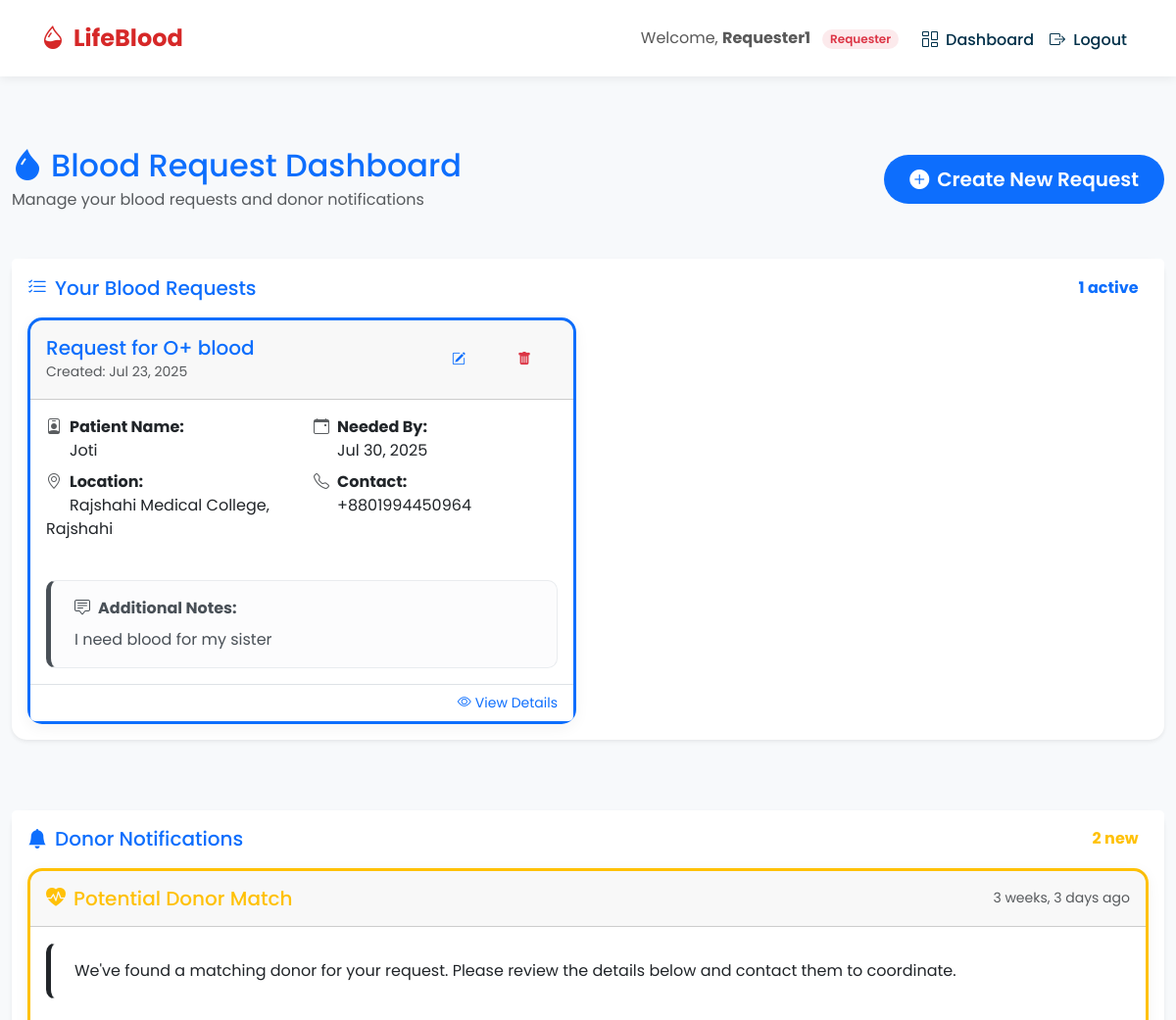
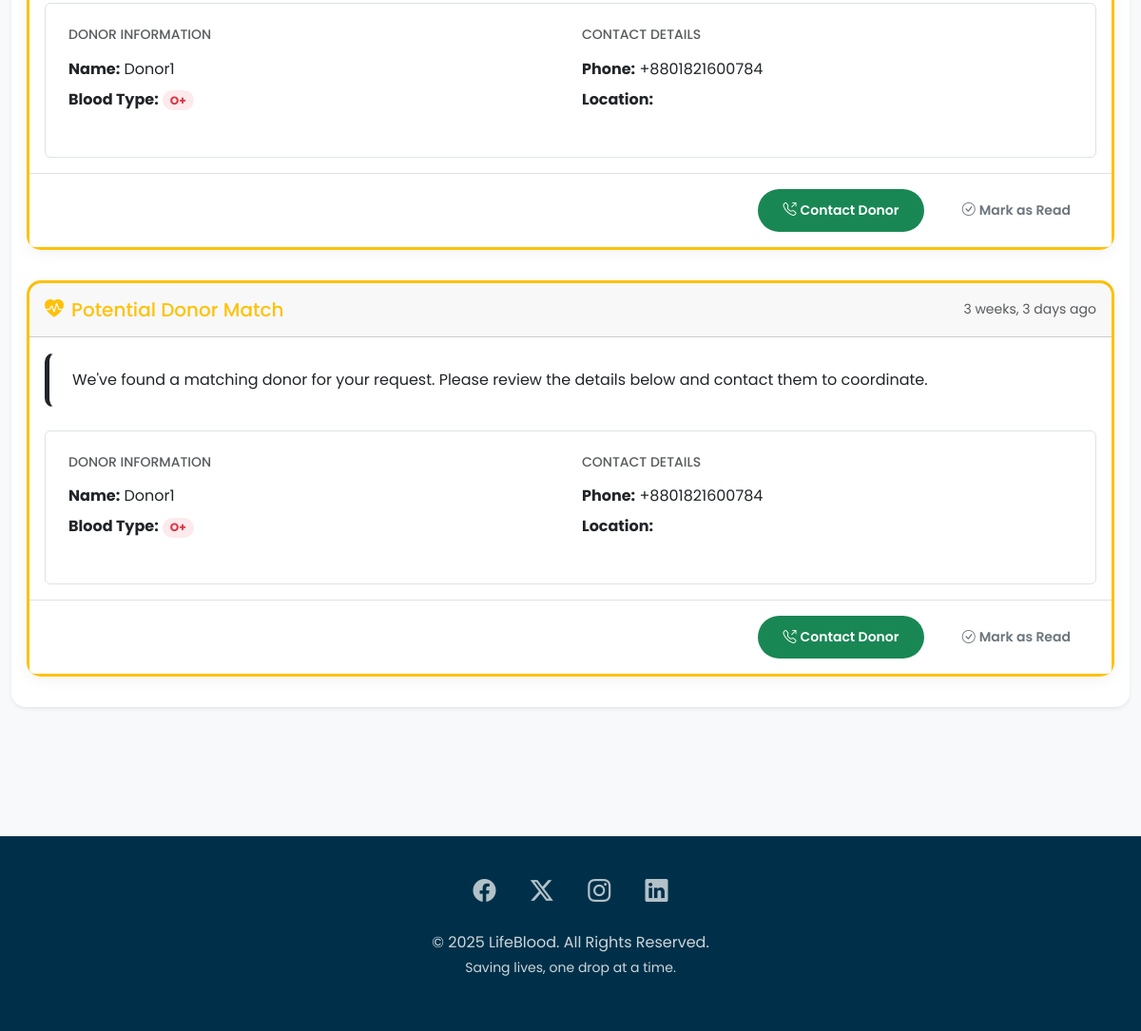
Page /dashboard/ (signed in) on the committed database (2 pictures, top to bottom).
### main/models.py (models this page shows, shortened)
class Profile(models.Model):
    USER_ROLES = [
        ('admin', 'Admin'),
        ('donor', 'Donor'),
        ('requester', 'Requester'),
    ]
    user = models.OneToOneField(User, on_delete=models.CASCADE) # Link to the User model
    role = models.CharField(max_length=10, choices=USER_ROLES)

class Requester(models.Model):
    user = models.ForeignKey(User, on_delete=models.CASCADE, null=True, blank=True, related_name='requests')
    name = models.CharField(max_length=100)
    blood_group = models.CharField(max_length=3, choices=Donor.BLOOD_GROUPS)
    phone = models.CharField(max_length=15)
    reason = models.TextField()
    date_requested = models.DateTimeField(auto_now_add=True)
    date_needed = models.DateField(null=True, blank=True)
    location = models.CharField(max_length=200, null=True, blank=True)
    message = models.TextField(blank=True)

class Notification(models.Model):
    requester = models.ForeignKey(Requester, on_delete=models.CASCADE, related_name='notifications')
    donor = models.ForeignKey(Donor, on_delete=models.CASCADE)
    message = models.TextField()
    is_read = models.BooleanField(default=False)
    timestamp = models.DateTimeField(auto_now_add=True)

class Donor(models.Model):
    user = models.OneToOneField(User, on_delete=models.CASCADE, null=True, blank=True)
    BLOOD_GROUPS = [
        ('A+', 'A+'), ('A-', 'A-'),
        ('B+', 'B+'), ('B-', 'B-'),
        ('O+', 'O+'), ('O-', 'O-'),
        ('AB+', 'AB+'), ('AB-', 'AB-')
    ]
    name = models.CharField(max_length=100)
    age = models.IntegerField()
    blood_group = models.CharField(max_length=3, choices=BLOOD_GROUPS)
    phone = models.CharField(max_length=15)
    address = models.TextField()

### main/views.py (the view, shortened to what this page needs)
# urls.py: path('dashboard/', views.dashboard, name='dashboard'),
@login_required # This decorator ensures only logged-in users can access it
def dashboard(request):
    role = request.user.profile.role if hasattr(request.user, 'profile') else 'unknown'
    if role == 'admin':
        donors = Donor.objects.all()
        requesters = Requester.objects.all()
        total_donors = donors.count()
        total_requests = requesters.count()
        blood_group_counts = Donor.objects.values('blood_group').annotate(count=Count('blood_group')).order_by('-count')
        context = {
            'donors': donors,
            'requesters': requesters,
            'total_donors': total_donors,
            'total_requests': total_requests,
            'blood_group_counts': blood_group_counts,
            'user_role': role
        }
        return render(request, 'main/admin_dashboard.html', context) # Adjusted template name for clarity
    elif role == 'requester':
        user_requests = Requester.objects.filter(user=request.user).order_by('-date_needed')
        notifications = Notification.objects.filter(requester__in=user_requests).order_by('-timestamp')
        context = {
            'requests': user_requests, # Changed from 'requester' to 'requests'
            'notifications': notifications,
            'user_role': role
        }
        return render(request, 'main/requester_dashboard.html', context) # Adjusted template name
    else:
        messages.warning(request, "Your account does not have an assigned role. Please contact support.")
        logout(request) # Log out users with no valid role to prevent issues
        return redirect('home')

### main/templates/main/requester_dashboard.html (shortened to what this page needs)
{% extends 'main/base.html' %}
{% block content %}
<div class="container-fluid py-4">
    <div class="row mb-5">
        <div class="col-12">
            <div class="d-flex flex-wrap justify-content-between align-items-center">
                <div>
                    <h1 class="h2 mb-1 text-primary"><i class="bi bi-droplet-fill me-2"></i>Blood Request Dashboard</h1>
                    <p class="text-muted mb-0">Manage your blood requests and donor notifications</p>
                </div>
                <a href="{% url 'create_request' %}" class="btn btn-primary btn-lg px-4 py-2">
                    <i class="bi bi-plus-circle-fill me-2"></i>Create New Request
                </a>
            </div>
        </div>
    </div>
    <div class="row mb-5">
        <div class="col-12">
            <div class="card border-0 shadow-sm mb-4">
                <div class="card-header bg-white border-0 py-3">
                    <div class="d-flex justify-content-between align-items-center">
                        <h2 class="h5 mb-0 text-primary">
                            <i class="bi bi-list-check me-2"></i>Your Blood Requests
                        </h2>
                        <span class="badge bg-primary-soft text-primary rounded-pill fs-6">{{ requests|length }} active</span>
                    </div>
                </div>
                <div class="card-body pt-0">
                    {% if requests %}
                    <div class="row g-4">
                        {% for request in requests %}
                        <div class="col-lg-6">
                            <div class="card border-start border-3 border-primary h-100">
                                <div class="card-header bg-primary-soft d-flex justify-content-between align-items-center py-3">
                                    <div>
                                        <h5 class="mb-0 text-primary">Request for {{ request.blood_group }} blood</h5>
                                        <small class="text-muted">Created: {{ request.date_requested|date:"M d, Y" }}</small>
                                    </div>
                                    <div class="btn-group">
                                        <a href="{% url 'edit_requester' request.pk %}" class="btn btn-sm btn-outline-primary" data-bs-toggle="tooltip" title="Edit">
                                            <i class="bi bi-pencil-square"></i>
                                        </a>
                                        <a href="{% url 'delete_requester' request.pk %}" class="btn btn-sm btn-outline-danger" data-bs-toggle="tooltip" title="Delete">
                                            <i class="bi bi-trash-fill"></i>
                                        </a>
                                    </div>
                                </div>
                                <div class="card-body">
                                    <div class="row">
                                        <div class="col-md-6 mb-3">
                                            <p class="mb-2"><strong><i class="bi bi-person-badge me-2 text-muted"></i>Patient Name:</strong><br>
                                            <span class="ms-4">{{ request.name }}</span></p>
                                            <p class="mb-2"><strong><i class="bi bi-geo-alt me-2 text-muted"></i>Location:</strong><br>
                                            <span class="ms-4">{{ request.location }}</span></p>
                                        </div>
                                        <div class="col-md-6 mb-3">
                                            <p class="mb-2"><strong><i class="bi bi-calendar-event me-2 text-muted"></i>Needed By:</strong><br>
                                            <span class="ms-4">{{ request.date_needed|date:"M d, Y" }}</span></p>
                                            <p class="mb-2"><strong><i class="bi bi-telephone me-2 text-muted"></i>Contact:</strong><br>
                                            <span class="ms-4">{{ request.phone }}</span></p>
                                        </div>
                                    </div>
                                    {% if request.message %}
                                    <div class="alert alert-light mt-3 mb-0">
                                        <strong><i class="bi bi-chat-square-text me-2"></i>Additional Notes:</strong>
                                        <p class="mb-0 mt-2">{{ request.message }}</p>
                                    </div>
                                    {% endif %}
                                </div>
                                <div class="card-footer bg-white border-top d-flex justify-content-between align-items-center py-2">
                                    <span class="badge bg-{% if request.status == 'urgent' %}danger-soft text-danger{% else %}warning-soft text-warning{% endif %}">
                                    </span>
                                    <a href="#" class="text-primary small text-decoration-none">
                                        <i class="bi bi-eye me-1"></i>View Details
                                    </a>
                                </div>
                            </div>
                        </div>
                        {% endfor %}
                    </div>
                    {% endif %}
                </div>
            </div>
        </div>
    </div>
    <div class="row">
        <div class="col-12">
            <div class="card border-0 shadow-sm">
                <div class="card-header bg-white border-0 py-3">
                    <div class="d-flex justify-content-between align-items-center">
                        <h2 class="h5 mb-0 text-primary">
                            <i class="bi bi-bell-fill me-2"></i>Donor Notifications
                        </h2>
                        <span class="badge bg-warning-soft text-warning rounded-pill fs-6">{{ notifications|length }} new</span>
                    </div>
                </div>
                <div class="card-body pt-0">
                    {% if notifications %}
                    <div class="row g-3">
                        {% for notification in notifications %}
                        <div class="col-12">
                            <div class="card border-start border-3 border-warning mb-3">
                                <div class="card-header bg-warning-soft d-flex justify-content-between align-items-center py-3">
                                    <h5 class="mb-0 text-warning">
                                        <i class="bi bi-heart-pulse-fill me-2"></i>Potential Donor Match
                                    </h5>
                                    <small class="text-muted">{{ notification.timestamp|timesince }} ago</small>
                                </div>
                                <div class="card-body">
                                    <div class="alert alert-warning-soft mb-4">
                                        <p class="mb-0">We've found a matching donor for your request. Please review the details below and contact them to coordinate.</p>
                                    </div>
                                    <div class="donor-details bg-white p-4 rounded border">
                                        <div class="row">
                                            <div class="col-md-6 mb-3">
                                                <h6 class="text-uppercase text-muted small mb-3">Donor Information</h6>
                                                <p class="mb-2"><strong>Name:</strong> {{ notification.donor.name }}</p>
                                                <p class="mb-2"><strong>Blood Type:</strong>
                                                    <span class="badge bg-danger bg-opacity-10 text-danger rounded-pill">{{ notification.donor.blood_group }}</span>
                                                </p>
                                            </div>
                                            <div class="col-md-6 mb-3">
                                                <h6 class="text-uppercase text-muted small mb-3">Contact Details</h6>
                                                <p class="mb-2"><strong>Phone:</strong> {{ notification.donor.phone }}</p>
                                                <p class="mb-0"><strong>Location:</strong> {{ notification.donor.location }}</p>
                                            </div>
                                        </div>
                                    </div>
                                </div>
                                <div class="card-footer bg-white border-top text-end py-3">
                                    <button class="btn btn-sm btn-success me-2">
                                        <i class="bi bi-telephone-outbound me-1"></i>Contact Donor
                                    </button>
                                    <button class="btn btn-sm btn-outline-secondary">
                                        <i class="bi bi-check-circle me-1"></i>Mark as Read
                                    </button>
                                </div>
                            </div>
                        </div>
                        {% endfor %}
                    </div>
                    {% endif %}
                </div>
            </div>
        </div>
    </div>
</div>
{% endblock %}

### main/templates/main/base.html (shortened to what this page needs)
<!DOCTYPE html>
<html lang="en">
<head>
    <link href="https://cdn.jsdelivr.net/npm/bootstrap@5.3.3/dist/css/bootstrap.min.css" rel="stylesheet">
    <link href="https://cdnjs.cloudflare.com/ajax/libs/bootstrap-icons/1.11.3/font/bootstrap-icons.min.css" rel="stylesheet">
</head>
<body>
    <nav class="navbar navbar-expand-lg navbar-light sticky-top">
        <div class="container">
            <a class="navbar-brand" href="{% if user.is_authenticated %}{% url 'dashboard' %}{% else %}{% url 'home' %}{% endif %}">
                <i class="bi bi-droplet-half me-1"></i> LifeBlood
            </a>
            <div class="collapse navbar-collapse" id="navbarContent">
                {% if user.is_authenticated %}
                    <ul class="navbar-nav ms-auto align-items-center">
                        <li class="nav-item me-3">
                            <span class="navbar-text">
                                Welcome, <strong>{{ user.username }}</strong>
                                <span class="badge rounded-pill bg-danger bg-opacity-10 text-danger ms-2 fw-semibold">
                                    {{ user.profile.get_role_display }}
                                </span>
                            </span>
                        </li>
                        <li class="nav-item">
                            <a class="nav-link" href="{% url 'dashboard' %}"><i class="bi bi-columns-gap me-1"></i> Dashboard</a>
                        </li>
                        <li class="nav-item">
                            <a class="nav-link" href="{% url 'logout' %}"><i class="bi bi-box-arrow-right me-1"></i> Logout</a>
                        </li>
                    </ul>
                {% endif %}
            </div>
        </div>
    </nav>
    <main role="main">
        {% block content %}{% endblock %}
    </main>
    <footer class="text-center">
        <div class="container">
            <div class="mb-4">
                <a href="#" class="mx-3"><i class="bi bi-facebook"></i></a>
                <a href="#" class="mx-3"><i class="bi bi-twitter-x"></i></a>
                <a href="#" class="mx-3"><i class="bi bi-instagram"></i></a>
                <a href="#" class="mx-3"><i class="bi bi-linkedin"></i></a>
            </div>
            <p class="mb-1">&copy; {% now "Y" %} LifeBlood. All Rights Reserved.</p>
            <p class="small">Saving lives, one drop at a time.</p>
        </div>
    </footer>
</body>
</html>

### rows in the picture
Requester: blood_group "O+", date_requested "Jul 23, 2025", name "Joti", location "Rajshahi Medical College, Rajshahi", date_needed "Jul 30, 2025", phone "+8801994450964", message "I need blood for my sister"
Notification: timestamp "3 weeks, 3 days", donor.name "Donor1", donor.blood_group "O+", donor.phone "+8801821600784"
Notification: timestamp "3 weeks, 3 days", donor.name "Donor1", donor.blood_group "O+", donor.phone "+8801821600784"

### other values in the picture
{{ user.username }} "Requester1"
{{ user.profile.get_role_display }} "Requester"
{{ requests|length }} "1"
{{ notifications|length }} "2"
